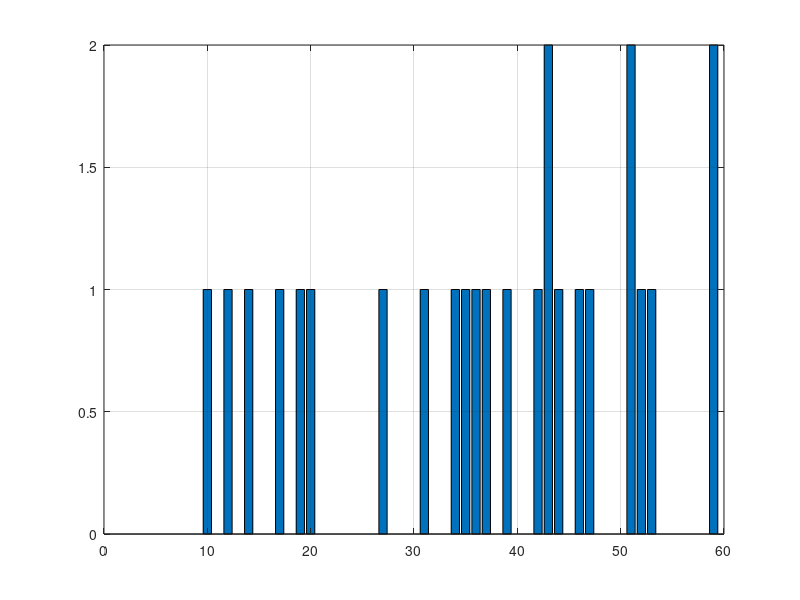
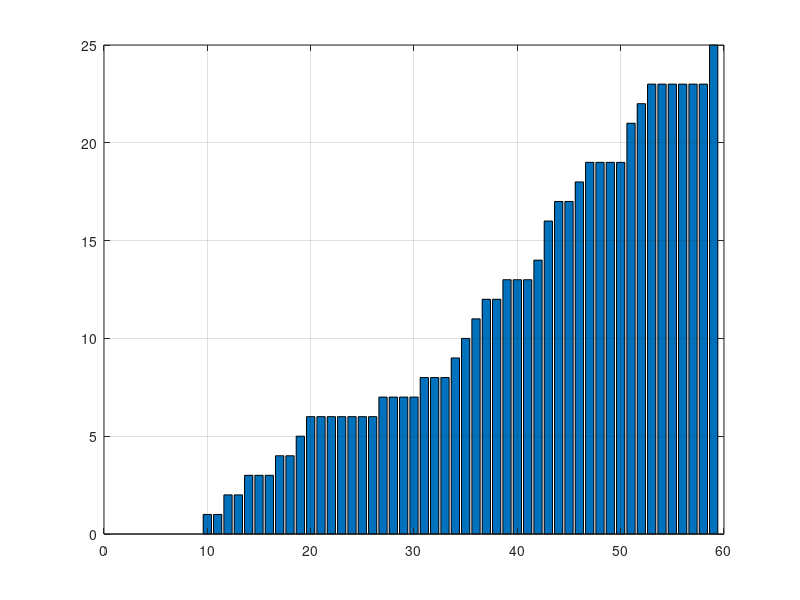
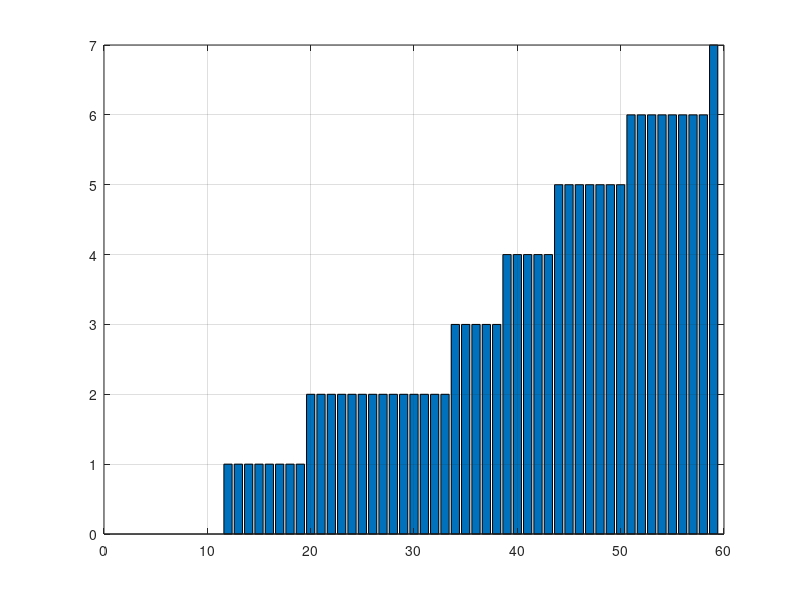

Here is the MATLAB script that generated these plots, in order:
a = input('Tuliskan Nama Anda = ','S');
b = input('Tuliskan Nim Anda =');
d = fix(b/1000000000);
d1 = mod(b, 100);

n = d * 100 + d1;
for x = 1:n
    c1 = fix(rand(5,5) * 100);
    c2 = fix(rand(5,5) * 100);
    c3 = fix(rand(5,5) * 100);
end
R = c1
G = c2
B = c3

save(a,'b','R','G','B');

%SOAL 2
[kolom, baris] = size(R);
NAkhir = zeros(kolom, baris);
NBesar = 0;

for x = 1 : kolom
    for y = 1 : baris
        NAkhir(x, y) = round(R(x, y) * 0.4 + 0.32 + B(x, y) * 0.28);
        
        if NBesar < NAkhir(x, y)
            NBesar = NAkhir(x, y);
        end
    end
end

NAkhir

%SOAL 3 - HISTOGRAM
[kolom, baris] = size (NAkhir);
Histogram = zeros(1,NBesar);

for x = 1 : kolom
    for y = 1 : baris
        p = NAkhir(x, y);
        Histogram(p) = Histogram(p) + 1;
    end
end

figure(1)
bar(Histogram)
grid on

%SOAL 3 - DISTRIBUTIF KOMULATIF
Komulatif = zeros(1, NBesar);
for q = 1 : NBesar
    Komulatif(q) = sum(Histogram(1:q));
end

figure(2)
bar(Komulatif)
grid on

%SOAL 4 - EQUALISASI
Equalisasi = zeros(1, NBesar);
for e = 1 : NBesar
    Equalisasi(e) = round(Komulatif(e) * 7 / (kolom * baris));
end

figure(3)
bar(Equalisasi)
grid on

%SOAL 5 - LOW PASS FILTER
k = [1 1 1;1 4 1;1 1 1]
[kolom, baris] = size(NAkhir);
s = zeros(kolom, baris);
[kolom_x, baris_y] = size(k);

for x = 1 : kolom
    for y = 1 : baris
        for m1 = 1 : kolom_x
            for m2 = 1 : baris_y
                cc = x - 2 + m1;
                ii = y - 2 + m2;
                
                if cc == 0 || ii == 0 || cc == kolom + 1 ||  ii == kolom + 1
                    s(x, y) = s(x, y) + k(m1, m2) * 0;
                else
                    s(x, y) = s(x, y) + k(m1, m2) * NAkhir(cc, ii);
                end
            end
        end
    end
end

s